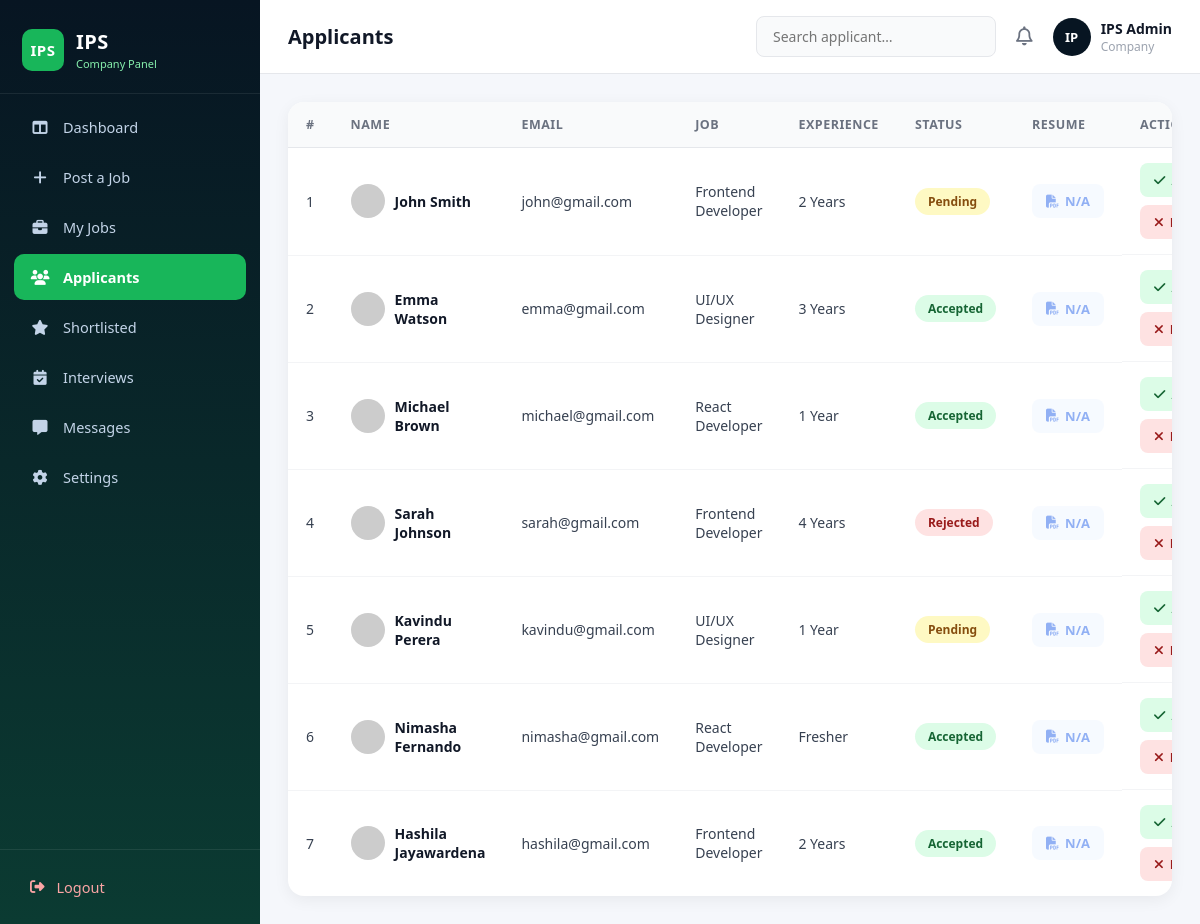
The app's page /applicants.php (signed in) with its own data.
### tables this page shows
CREATE TABLE IF NOT EXISTS applicants (
    id         INT AUTO_INCREMENT PRIMARY KEY,
    company_id INT NOT NULL,
    job_id     INT NOT NULL,
    name       VARCHAR(150) NOT NULL,
    email      VARCHAR(150) NOT NULL,
    experience VARCHAR(50)  NOT NULL DEFAULT '',
    resume     VARCHAR(255) NOT NULL DEFAULT '',
    status     ENUM('pending','accepted','rejected') NOT NULL DEFAULT 'pending',
    applied_at DATETIME NOT NULL DEFAULT CURRENT_TIMESTAMP,
    FOREIGN KEY (company_id) REFERENCES companies(id) ON DELETE CASCADE,
    FOREIGN KEY (job_id)     REFERENCES jobs(id)      ON DELETE CASCADE
);

CREATE TABLE IF NOT EXISTS jobs (
    id          INT AUTO_INCREMENT PRIMARY KEY,
    company_id  INT NOT NULL,
    title       VARCHAR(200) NOT NULL,
    type        ENUM('Full Time','Part Time','Internship','Remote') NOT NULL,
    location    VARCHAR(100) NOT NULL,
    experience  VARCHAR(50)  NOT NULL,
    description TEXT         NOT NULL,
    skills      VARCHAR(300) NOT NULL DEFAULT '',
    status      ENUM('active','closed') NOT NULL DEFAULT 'active',
    created_at  DATETIME NOT NULL DEFAULT CURRENT_TIMESTAMP,
    FOREIGN KEY (company_id) REFERENCES companies(id) ON DELETE CASCADE
);

### applicants.php (the view, shortened to what this page needs)
<?php
$cid = (int)$_SESSION['company_id'];
$db   = getDB();
$stmt = $db->prepare("
    SELECT a.*, j.title AS job_title
    FROM applicants a
    JOIN jobs j ON j.id = a.job_id
    WHERE a.company_id = ?
    ORDER BY a.applied_at DESC
");
$stmt->bind_param('i', $cid);
$stmt->execute();
$applicants = $stmt->get_result()->fetch_all(MYSQLI_ASSOC);
?>
<!DOCTYPE html>
<html lang="en">
<head>
  <link rel="stylesheet" href="css/sidebar.css">
  <link rel="stylesheet" href="css/applicants.css">
  <link rel="stylesheet" href="https://cdnjs.cloudflare.com/ajax/libs/font-awesome/6.5.1/css/all.min.css">
</head>
<body>
<div class="container">
  <?php include 'includes/sidebar.php'; ?>
  <main class="main-area">
    <?php include 'includes/topbar.php'; ?>
    <div class="page-content">
      <div class="table-box">
        <table id="applicantTable">
          <thead>
            <tr>
              <th>#</th>
              <th>Name</th>
              <th>Email</th>
              <th>Job</th>
              <th>Experience</th>
              <th>Status</th>
              <th>Resume</th>
              <th>Action</th>
            </tr>
          </thead>
          <tbody>
            <?php if (empty($applicants)): ?>
              <tr><td colspan="8" style="text-align:center;color:#9ca3af;padding:30px;">No applicants yet.</td></tr>
            <?php else: ?>
              <?php foreach ($applicants as $i => $ap): ?>
              <tr id="row-<?= $ap['id'] ?>">
                <td><?= $i + 1 ?></td>
                <td>
                  <div class="name-cell">
                    <img src="https://i.pravatar.cc/36?img=<?= ($i % 15) + 1 ?>" alt="">
                    <?= htmlspecialchars($ap['name']) ?>
                  </div>
                </td>
                <td><?= htmlspecialchars($ap['email']) ?></td>
                <td><?= htmlspecialchars($ap['job_title']) ?></td>
                <td><?= htmlspecialchars($ap['experience']) ?></td>
                <td>
                  <span class="badge-status <?= $ap['status'] ?>" id="badge-<?= $ap['id'] ?>">
                    <?= ucfirst($ap['status']) ?>
                  </span>
                </td>
                <td>
                  <?php if ($ap['resume']): ?>
                    <a href="uploads/<?= htmlspecialchars($ap['resume']) ?>" target="_blank">
                      <button class="resume-btn"><i class="fa-solid fa-file-pdf"></i> View</button>
                    </a>
                  <?php else: ?>
                    <button class="resume-btn" disabled style="opacity:.5;cursor:not-allowed;">
                      <i class="fa-solid fa-file-pdf"></i> N/A
                    </button>
                  <?php endif; ?>
                </td>
                <td class="action-btns">
                  <button class="accept-btn" onclick="updateStatus(<?= $ap['id'] ?>,'accept',this)">
                    <i class="fa-solid fa-check"></i> Accept
                  </button>
                  <button class="reject-btn" onclick="updateStatus(<?= $ap['id'] ?>,'reject',this)">
                    <i class="fa-solid fa-xmark"></i> Reject
                  </button>
                </td>
              </tr>
              <?php endforeach; ?>
            <?php endif; ?>
          </tbody>
        </table>
      </div>
    </div>
  </main>
</div>
</body>
</html>

### css/sidebar.css (style rules this page uses)
* { margin: 0; padding: 0; box-sizing: border-box; font-family: "Segoe UI", Arial, sans-serif; }
body { background: #f5f7fb; color: #111827; }
.container { display: flex; min-height: 100vh; }
.main-area { flex: 1; min-width: 0; }
.page-content { padding: 28px; }

### css/applicants.css (style rules this page uses)
.table-box { background: white; border-radius: 16px; box-shadow: 0 4px 16px rgba(0,0,0,0.06); overflow: hidden; }
table { width: 100%; border-collapse: collapse; }
thead { background: #f9fafb; }
th { padding: 14px 18px; text-align: left; font-size: 12.5px; font-weight: 700; color: #6b7280; text-transform: uppercase; letter-spacing: 0.5px; border-bottom: 1px solid #e5e7eb; white-space: nowrap; }
td { padding: 15px 18px; font-size: 14px; color: #374151; border-bottom: 1px solid #f3f4f6; vertical-align: middle; }
tbody tr:last-child td { border-bottom: none; }
.name-cell { display: flex; align-items: center; gap: 10px; font-weight: 600; color: #111827; }
.name-cell img { width: 34px; height: 34px; border-radius: 50%; object-fit: cover; flex-shrink: 0; }
.badge-status { padding: 5px 13px; border-radius: 20px; font-size: 12px; font-weight: 600; display: inline-block; white-space: nowrap; }
.badge-status.pending { background: #fef9c3; color: #854d0e; }
.badge-status.accepted { background: #dcfce7; color: #166534; }
.badge-status.rejected { background: #fee2e2; color: #991b1b; }
.resume-btn { background: #eff6ff; color: #2563eb; border: none; padding: 8px 14px; border-radius: 8px; font-size: 13px; font-weight: 600; cursor: pointer; display: inline-flex; align-items: center; gap: 6px; transition: background 0.2s; white-space: nowrap; }
.action-btns { display: flex; gap: 8px; flex-wrap: wrap; }
.accept-btn { background: #dcfce7; color: #166534; border: none; padding: 8px 14px; border-radius: 8px; font-size: 13px; font-weight: 600; cursor: pointer; display: inline-flex; align-items: center; gap: 6px; transition: background 0.2s; white-space: nowrap; }
.reject-btn { background: #fee2e2; color: #991b1b; border: none; padding: 8px 14px; border-radius: 8px; font-size: 13px; font-weight: 600; cursor: pointer; display: inline-flex; align-items: center; gap: 6px; transition: background 0.2s; white-space: nowrap; }

### records on screen
applicants: name "John Smith", email "john@gmail.com", job.title "Frontend Developer", experience "2 Years", status "Pending", resume "N/A"
applicants: name "Emma Watson", email "emma@gmail.com", job.title "UI/UX Designer", experience "3 Years", status "Accepted", resume "N/A"
applicants: name "Michael Brown", email "michael@gmail.com", job.title "React Developer", experience "1 Year", status "Accepted", resume "N/A"
applicants: name "Sarah Johnson", email "sarah@gmail.com", job.title "Frontend Developer", experience "4 Years", status "Rejected", resume "N/A"
applicants: name "Kavindu Perera", email "kavindu@gmail.com", job.title "UI/UX Designer", experience "1 Year", status "Pending", resume "N/A"
applicants: name "Nimasha Fernando", email "nimasha@gmail.com", job.title "React Developer", experience "Fresher", status "Accepted", resume "N/A"
applicants: name "Hashila Jayawardena", email "hashila@gmail.com", job.title "Frontend Developer", experience "2 Years", status "Accepted", resume "N/A"

### other values on screen
$item['label'] "Dashboard"
$item['label'] "Post a Job"
$item['label'] "My Jobs"
$item['label'] "Applicants"
$item['label'] "Shortlisted"
$item['label'] "Interviews"
$item['label'] "Messages"
$item['label'] "Settings"
$pageTitle "Applicants"
$initials "IP"
$company['name'] "IPS Admin"
